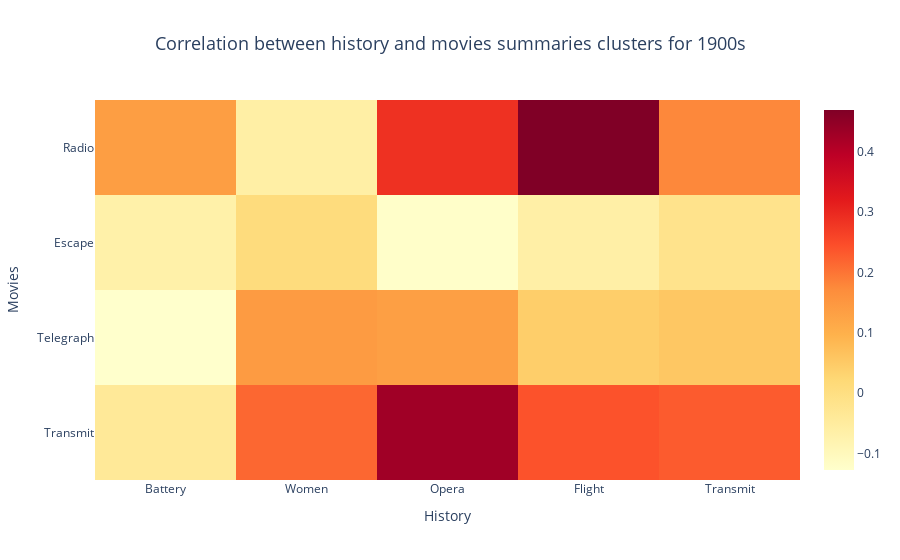
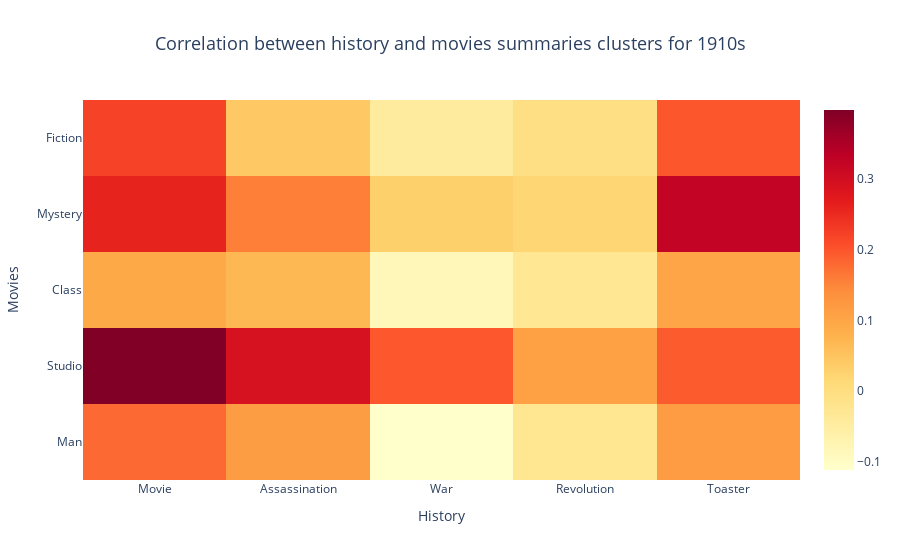
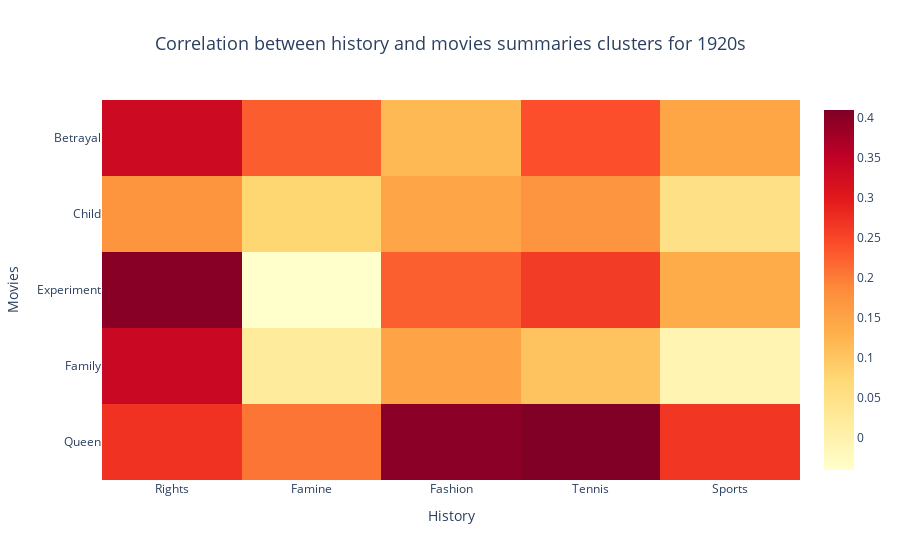
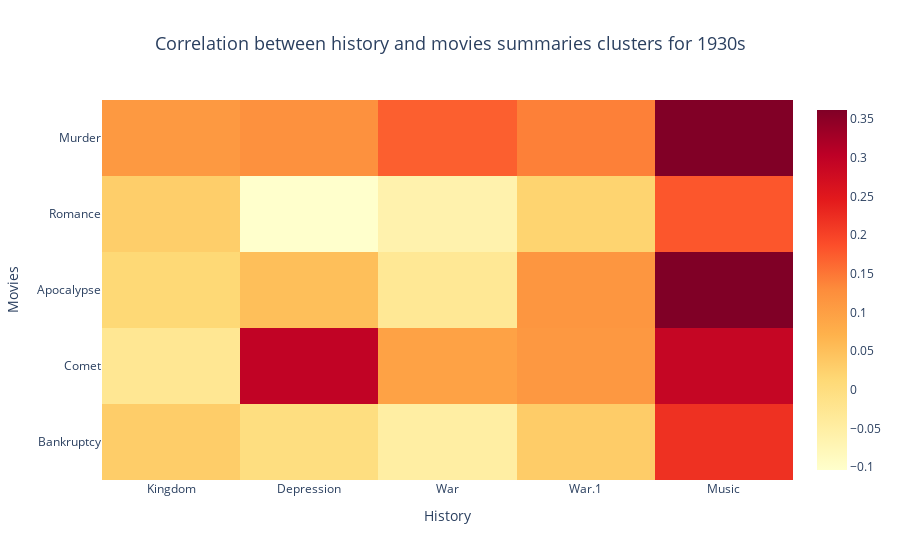

Notebook code for these charts, in order:
### Code cell
# Generate heatmaps of clusters correlations for each decade
for decade in np.arange(1900, 2010, 10):
    
    df = pd.read_csv(f'src/data/heatmaps_data/heatmap_data_{decade}.csv', index_col=0)

    # Extract x-axis and y-axis labels
    x_labels = df.columns.tolist()
    y_labels = df.index.tolist()

    # Create the heatmap
    fig = go.Figure(data=go.Heatmap(
        z=df.values,  
        x=x_labels,   
        y=y_labels,   
        colorscale='YlOrRd', 
    ))

    # Add title and labels
    fig.update_layout(
    title= f'Correlation between history and movies summaries clusters for {decade}s',
    title_x=0.5,  
    title_font=dict(size=18),  
    xaxis_title="History",  
    yaxis_title="Movies" 
    )

    fig.show()

    # Save the heatmap in html format
    fig.write_html(f'html/heatmaps/heatmap_{decade}.html')

### Figure 1 — Plotly figure (JSON) as saved in the notebook; plotly's stock layout.template omitted (floating-point values rounded to 4 significant figures)
{"data": [{"colorscale": [[0, "rgb(255,255,204)"], [0.125, "rgb(255,237,160)"], [0.25, "rgb(254,217,118)"], [0.375, "rgb(254,178,76)"], [0.5, "rgb(253,141,60)"], [0.625, "rgb(252,78,42)"], [0.75, "rgb(227,26,28)"], [0.875, "rgb(189,0,38)"], [1, "rgb(128,0,38)"]], "type": "heatmap", "x": ["Battery", "Women", "Opera", "Flight", "Transmit"], "y": ["Transmit", "Telegraph", "Escape", "Radio", "Radio"], "z": [[-0.03872, 0.2154, 0.43, 0.2404, 0.2303], [-0.1274, 0.1436, 0.1354, 0.04255, 0.05606], [-0.0678, 0.008946, -0.123, -0.06254, -0.01738], [-0.09632, 0.1418, 0.08776, 0.08023, -0.08696], [0.1364, -0.06163, 0.2875, 0.4691, 0.1765]]}], "layout": {"title": {"font": {"size": 18}, "text": "Correlation between history and movies summaries clusters for 1900s", "x": 0.5}, "xaxis": {"title": {"text": "History"}}, "yaxis": {"title": {"text": "Movies"}}}}

### Figure 2 — Plotly figure (JSON) as saved in the notebook; plotly's stock layout.template omitted (floating-point values rounded to 4 significant figures)
{"data": [{"colorscale": [[0, "rgb(255,255,204)"], [0.125, "rgb(255,237,160)"], [0.25, "rgb(254,217,118)"], [0.375, "rgb(254,178,76)"], [0.5, "rgb(253,141,60)"], [0.625, "rgb(252,78,42)"], [0.75, "rgb(227,26,28)"], [0.875, "rgb(189,0,38)"], [1, "rgb(128,0,38)"]], "type": "heatmap", "x": ["Movie", "Assassination", "War", "Revolution", "Toaster"], "y": ["Man", "Studio", "Class", "Mystery", "Fiction"], "z": [[0.1789, 0.1155, -0.111, -0.02488, 0.1172], [0.3965, 0.2919, 0.1973, 0.1104, 0.193], [0.09422, 0.06903, -0.08349, -0.02921, 0.09968], [0.2588, 0.1571, 0.03123, 0.01874, 0.3237], [0.2214, 0.04209, -0.04255, -0.003763, 0.1981]]}], "layout": {"title": {"font": {"size": 18}, "text": "Correlation between history and movies summaries clusters for 1910s", "x": 0.5}, "xaxis": {"title": {"text": "History"}}, "yaxis": {"title": {"text": "Movies"}}}}

### Figure 3 — Plotly figure (JSON) as saved in the notebook; plotly's stock layout.template omitted (floating-point values rounded to 4 significant figures)
{"data": [{"colorscale": [[0, "rgb(255,255,204)"], [0.125, "rgb(255,237,160)"], [0.25, "rgb(254,217,118)"], [0.375, "rgb(254,178,76)"], [0.5, "rgb(253,141,60)"], [0.625, "rgb(252,78,42)"], [0.75, "rgb(227,26,28)"], [0.875, "rgb(189,0,38)"], [1, "rgb(128,0,38)"]], "type": "heatmap", "x": ["Rights", "Famine", "Fashion", "Tennis", "Sports"], "y": ["Queen", "Family", "Experiment", "Child", "Betrayal"], "z": [[0.2716, 0.2064, 0.3999, 0.4102, 0.2661], [0.3363, 0.02204, 0.1497, 0.1041, -0.005265], [0.4022, -0.03966, 0.2268, 0.2613, 0.1374], [0.1737, 0.0764, 0.1478, 0.1745, 0.05057], [0.3321, 0.228, 0.1187, 0.2419, 0.1492]]}], "layout": {"title": {"font": {"size": 18}, "text": "Correlation between history and movies summaries clusters for 1920s", "x": 0.5}, "xaxis": {"title": {"text": "History"}}, "yaxis": {"title": {"text": "Movies"}}}}

### Figure 4 — Plotly figure (JSON) as saved in the notebook; plotly's stock layout.template omitted (floating-point values rounded to 4 significant figures)
{"data": [{"colorscale": [[0, "rgb(255,255,204)"], [0.125, "rgb(255,237,160)"], [0.25, "rgb(254,217,118)"], [0.375, "rgb(254,178,76)"], [0.5, "rgb(253,141,60)"], [0.625, "rgb(252,78,42)"], [0.75, "rgb(227,26,28)"], [0.875, "rgb(189,0,38)"], [1, "rgb(128,0,38)"]], "type": "heatmap", "x": ["Kingdom", "Depression", "War", "War.1", "Music"], "y": ["Bankruptcy", "Comet", "Apocalypse", "Romance", "Murder"], "z": [[0.02996, -0.001409, -0.04999, 0.03221, 0.2192], [-0.02789, 0.297, 0.09543, 0.1121, 0.2911], [0.01254, 0.05083, -0.03078, 0.1153, 0.3617], [0.02957, -0.1039, -0.06335, 0.02035, 0.1799], [0.1103, 0.1231, 0.1717, 0.1405, 0.3611]]}], "layout": {"title": {"font": {"size": 18}, "text": "Correlation between history and movies summaries clusters for 1930s", "x": 0.5}, "xaxis": {"title": {"text": "History"}}, "yaxis": {"title": {"text": "Movies"}}}}
